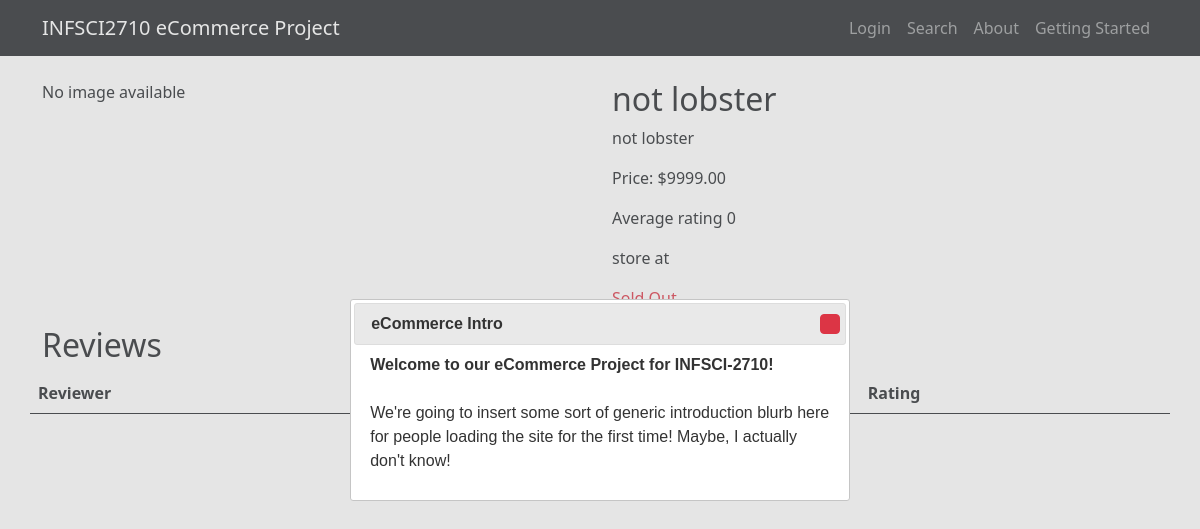
Before: /products/2/ with the older database file.
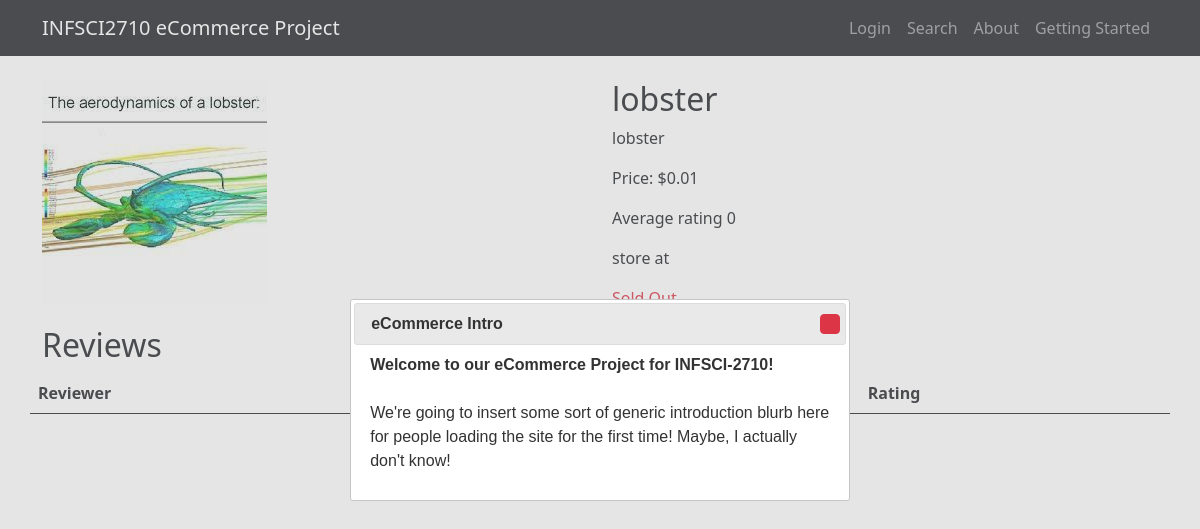
After: the same page with the newer database file.
### app/models.py (models this page shows, shortened)
class Product(models.Model):
    name = models.CharField(max_length=200)
    description = models.TextField()
    price = models.DecimalField(max_digits=10, decimal_places=2)
    category = models.ForeignKey(Category, related_name='products', on_delete=models.PROTECT)
    image = models.ImageField(upload_to='product_images/', blank=True, null=True)
    listed = models.BooleanField(default=True)
    def avg_rating(self):
        ratings = Review.objects.filter(product = self)
        if len(ratings) > 0:
            avg = 0
            for rating in ratings:
                avg = avg + rating.rating
            return avg / len(ratings)
        else:
            return 0
    def total_stock(self):
        items = Inventory.objects.filter(product = self)
        stock = 0
        for item in items:
            stock = stock + item.quantity
        return stock

### app/views.py (the view)
# urls.py: path('products/<int:product_id>/', views.product_page, name='product_page'),
def product_page(request, product_id):
    user = request.user
    product = Product.objects.get(id = product_id)
    inventory_list = Inventory.objects.filter(product = product)
    review_list = Review.objects.filter(product= product)
    if(user.is_authenticated):
        customer = Customer.objects.get(id = user.id)
        inv_list = Inventory.objects.filter(product = product)
        cart = CartItem.objects.filter(customer =customer.pk).filter(inventory__in = inv_list)
        default_quant = 1
        flag = False
        if len(cart) > 0:
            default_quant = cart[0].quantity
            my_cart = cart[0]
            flag = True
        if request.method == "POST":
            form = confirmAdd(request.POST )
            if form.is_valid():
                temp_form = form.save(commit=False)
                if len(cart) > 0:
                    my_cart.quantity = temp_form.quantity
                    my_cart.save()
                    return HttpResponseRedirect("/")
                temp_form.customer= customer
                temp_form.save()
                return HttpResponseRedirect("/")
            form = reviewForm(request.POST)
            if form.is_valid():
                temp_form = form.save(commit=False)
                print (form.cleaned_data)
                review= Review.objects.filter(customer =customer.pk).filter(product = product_id)
                if len(review) > 0:
                    my_review = review[0]
                    my_review.rating = temp_form.rating
                    my_review.comment = temp_form.comment
                    my_review.save()
                else:
                    temp_form.product = product
                    temp_form.customer = customer
                    temp_form.save()
                review_list = Review.objects.filter(product= product)
        form_list = []
        for inv in inventory_list:
            new_form = addCart(inventory=inv.id,customer=user, initial={"quantity":default_quant})
            new_form.fields['inventory'].initial = inv
            field = new_form.fields['inventory']
            field.widget = forms.HiddenInput()
            form_list.append(new_form)
        review_form = reviewForm()
        return render(request, "product_page.html", {"forms": form_list, "review_form": review_form, "product":product, "flag":flag,"reviews":review_list, "inventory":inventory_list})
    else:
        return render(request, "product_page.html", {"product":product, "reviews":review_list})

### templates/product_page.html (shortened to what this page needs)
{% extends "base.html" %}
{% load crispy_forms_tags %}
{% block content %}
<div class="container mt-4">
    <div class="row">
        <div class="col-lg-6">
            {% if product.image %}
            <img src="{{ product.image.url }}" alt="{{ product.name }}" class="img-fluid">
            {% else %}
            <p>No image available</p>
            {% endif %}
        </div>
        <div class="col-lg-6">
            <h2>{{ product.name }}</h2>
            <p>{{ product.description }}</p>
            <p>Price: ${{ product.price }}</p>
            <p>Average rating {{ product.avg_rating }}</p>
            <p>store at {{ product.store.address}}</p>
            {% if product.total_stock == 0 %}
            <p class="text-danger">Sold Out</p>
            {% endif %}
        </div>
        <h2>Reviews</h2>
        <table id="reviewtable" class="table table-striped" style="width:100%">
            <thead>
                <tr>
                    <th>Reviewer</th>
                    <th>Comment</th>
                    <th>Rating</th>
                </tr>
            </thead>
        </table>
    </div>
</div>
{% endblock %}

### templates/base.html (shortened to what this page needs)
{% load static %}
<!DOCTYPE html>
<html lang="en">
<head>
    <link rel="stylesheet" href="//code.jquery.com/ui/1.13.2/themes/base/jquery-ui.css">
    <link href="https://cdn.jsdelivr.net/npm/bootstrap@5.0.2/dist/css/bootstrap.min.css" rel="stylesheet">
    <link href="https://cdnjs.cloudflare.com/ajax/libs/bootstrap-icons/1.8.1/font/bootstrap-icons.min.css" rel="stylesheet">
    <link href="https://cdn.datatables.net/1.13.3/css/dataTables.bootstrap5.min.css" rel="stylesheet">
    <link rel="stylesheet" href="https://cdnjs.cloudflare.com/ajax/libs/selectize.js/0.15.2/css/selectize.bootstrap5.min.css" />
    <link rel="stylesheet" href="{% static " css /base.css" %}">
</head>
<body>
    <nav class="navbar navbar-expand-lg navbar-dark bg-dark">
        <div class="container">
            <a class="navbar-brand" href="{% url 'index' %}">INFSCI2710 eCommerce Project</a>
            <div class="navbar-collapse collapse justify-content-end" id="navbarSupportedContent">
                <ul class="navbar-nav ml-auto">
                    {% if user.is_authenticated %}
                    <li class="nav-item">
                        <a class="nav-link" href="{% url 'logout' %}">Logout</a>
                    </li>
                    <li class="nav-item">
                        <a class="nav-link" href="{% url 'cart' %}">Cart</a>
                    </li>
                    <li class="nav-item">
                        <a class="nav-link" href="{% url 'transaction_history' %}">Transactions</a>
                    </li>
                    {%else%}
                    <li class="nav-item">
                        <a class="nav-link" href="{% url 'login' %}">Login</a>
                    </li>
                    {%endif%}
                    <li class="nav-item">
                        <a class="nav-link" href="{% url 'search' %}">Search</a>
                    </li>
                    <li class="nav-item">
                        <a class="nav-link" href="#" id="aboutBtn">About</a>
                    </li>
                    <li class="nav-item">
                        <a class="nav-link" href="#" id="helpBtn">Getting Started</a>
                    </li>
                </ul>
            </div>
        </div>
    </nav>
    {% block content %}
    {% endblock %}
</body>
</html>

Changed rows visible on the page:
changed Product: image: picture added; name "not lobster" → "lobster"; description "not lobster" → "lobster"; price "9999.00" → "0.01"
Other visible differences:
text no longer shown: "No image available"
